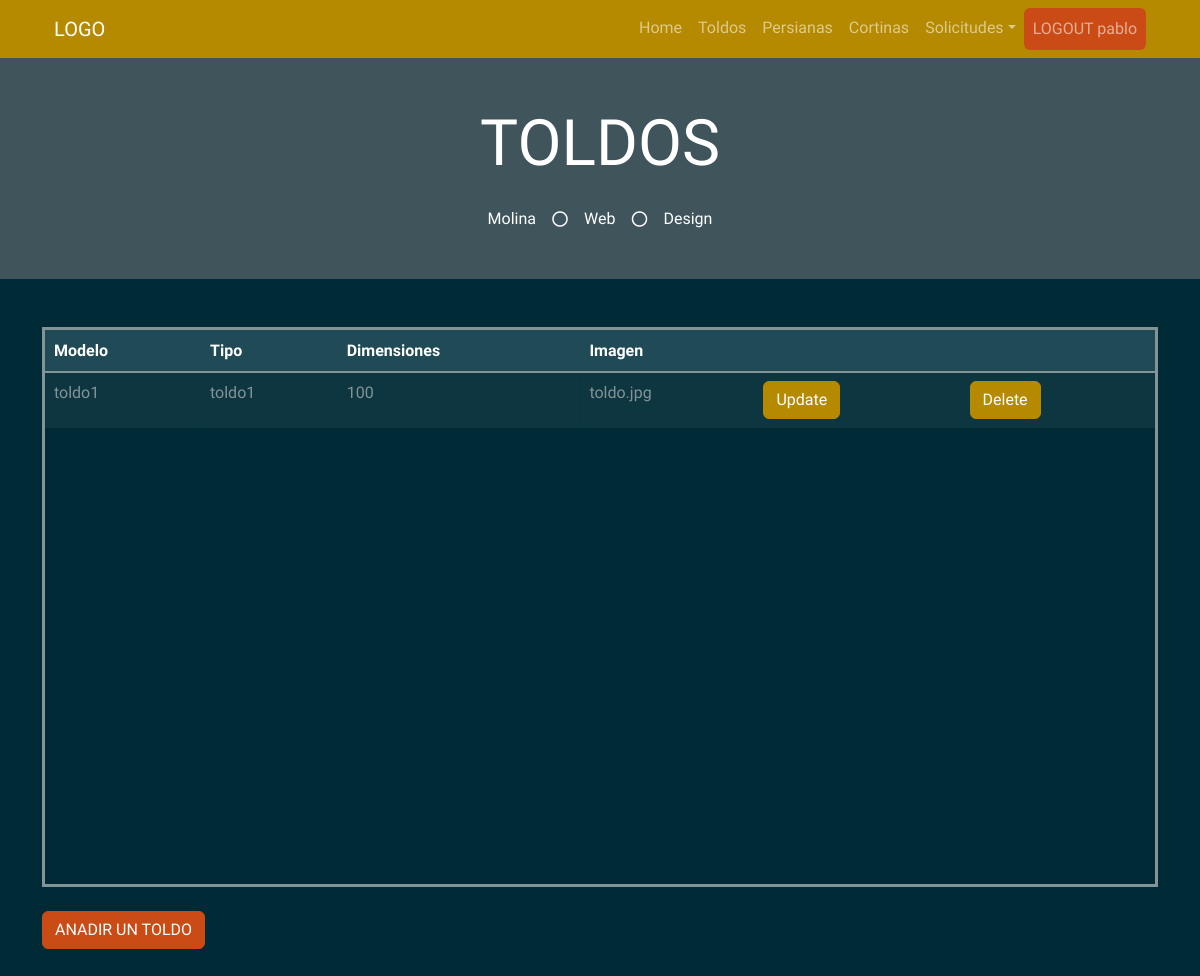
Before: /toldo (signed in) with the older database file.
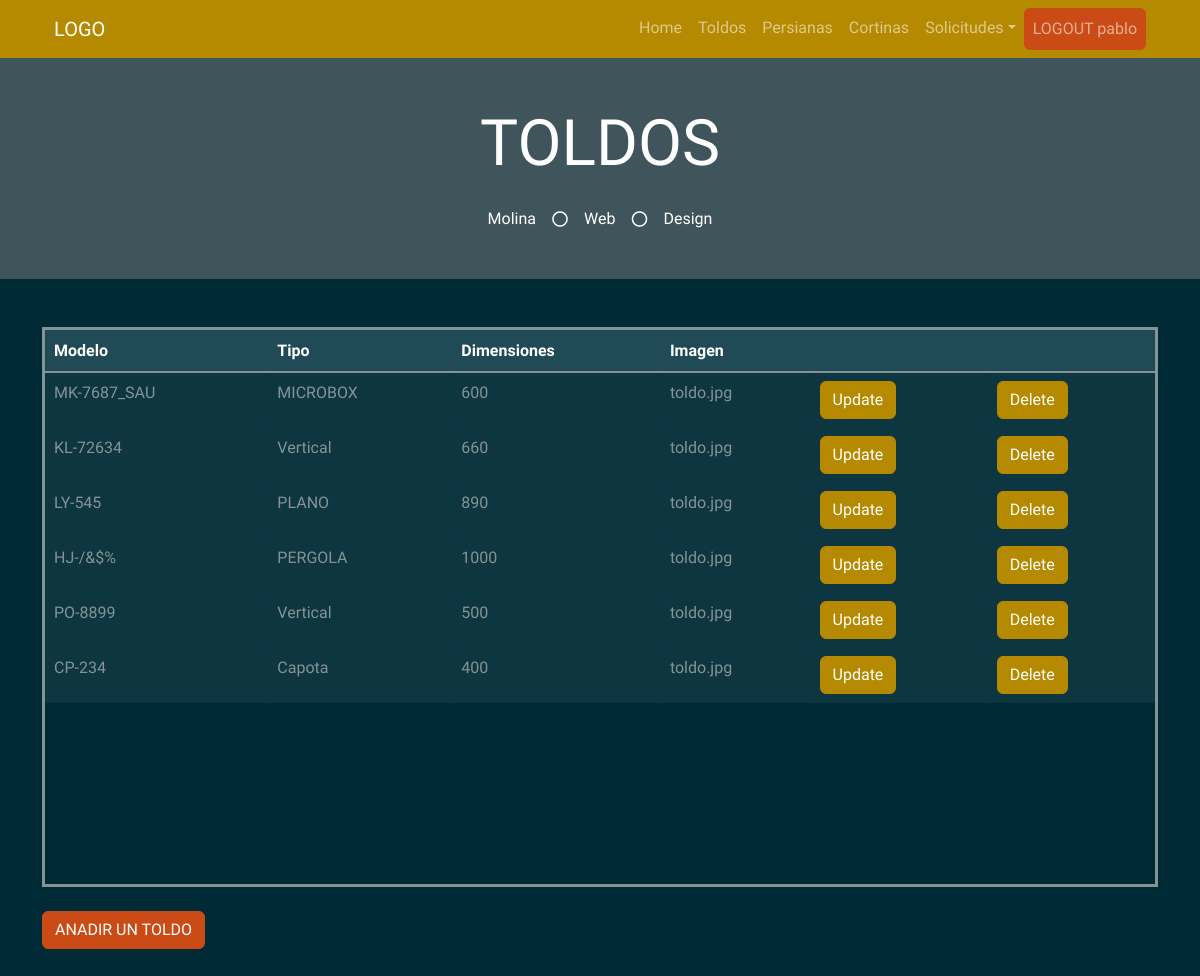
After: the same page with the newer database file.
### myapp/models.py (models this page shows)
    class Toldo(db.Model):
        __tablename__ = "Toldo"  # Nombre de la tabla que se crea
        Toldo_id = db.Column("toldo_id", db.Integer, Sequence(
            'toldo_id_seq'),  primary_key=True)
        Modelo = db.Column(db.String(20))
        Tipo = db.Column(db.String(30))
        Dimensiones = db.Column(db.String(30))
        Imagen = db.Column(db.String(30))

### myapp/views.py (the view)
    @app.route("/toldo", methods=["GET", "POST"])
    def toldo():
        list_toldo = db_access["list_toldos"]
        toldos = list_toldo()
        usuario = session['usuario']
        usu = usuario
        return render_template("toldos.html", toldos=toldos, usu=usu)

### myapp/templates/toldos.html (shortened to what this page needs)
<!DOCTYPE html>
<html>
<head>
  <link href="https://cdn.jsdelivr.net/npm/bootstrap@5.1.3/dist/css/bootstrap.min.css" rel="stylesheet"
>
  <link rel="stylesheet" href="../static/style/bootstrap.min(8).css">
</head>
<body>
  {% include 'includes/navbar.html' %}
  <div class="jumbotron jumbotron-fluid bg-jumbotron" style=" background-color: rgba(128, 128, 128, 0.5);">
    <div class="container text-center py-5">
      <h3 class="text-white display-3 mb-4">TOLDOS</h3>
      <div class="d-inline-flex align-items-center text-white">
        <p class="m-0">Molina</p>
        <i class="far fa-circle px-3"></i>
        <p class="m-0">Web</p>
        <i class="far fa-circle px-3"></i>
        <p class="m-0">Design</p>
      </div>
    </div>
  </div>
  <div class="container my-5">
    <div style=" overflow:auto;  height: 70vh; border-style: solid;">
      <table class="table table-bordered mx-auto">
        <thead class="table-dark">
          <tr class="table-active">
            <th>Modelo</th>
            <th>Tipo</th>
            <th>Dimensiones</th>
            <th>Imagen</th>
            <th></th>
            <th></th>
          </tr>
        </thead>
        <tbody>
          {% for toldo in toldos %}
          <tr>
            <td> {{ toldo.Modelo }} </td>
            <td> {{ toldo.Tipo }} </td>
            <td> {{ toldo.Dimensiones }} </td>
            <td> {{ toldo.Imagen }} </td>
            <td> <a class="btn btn-primary" href="/update_toldo/{{toldo.Toldo_id}}">Update</a></td>
            <td> <a class="btn btn-primary" href="/delete_toldo/{{toldo.Toldo_id}}">Delete</a></td>
          </tr>
          {% endfor %}
        </tbody>
      </table>
    </div>
    <br>
    <a href="/create_toldo" class="btn btn-warning">ANADIR UN TOLDO</a>
  </div>
</body>
</html>

Changed rows visible on the page:
changed Toldo: Modelo "toldo1" → "MK-7687_SAU"; Tipo "toldo1" → "MICROBOX"; Dimensiones "100" → "600"
added Toldo: Modelo "KL-72634", Tipo "Vertical", Dimensiones "660", Imagen "toldo.jpg"
added Toldo: Modelo "LY-545", Tipo "PLANO", Dimensiones "890", Imagen "toldo.jpg"
added Toldo: Modelo "HJ-/&$%", Tipo "PERGOLA", Dimensiones "1000", Imagen "toldo.jpg"
added Toldo: Modelo "PO-8899", Tipo "Vertical", Dimensiones "500", Imagen "toldo.jpg"
added Toldo: Modelo "CP-234", Tipo "Capota", Dimensiones "400", Imagen "toldo.jpg"
